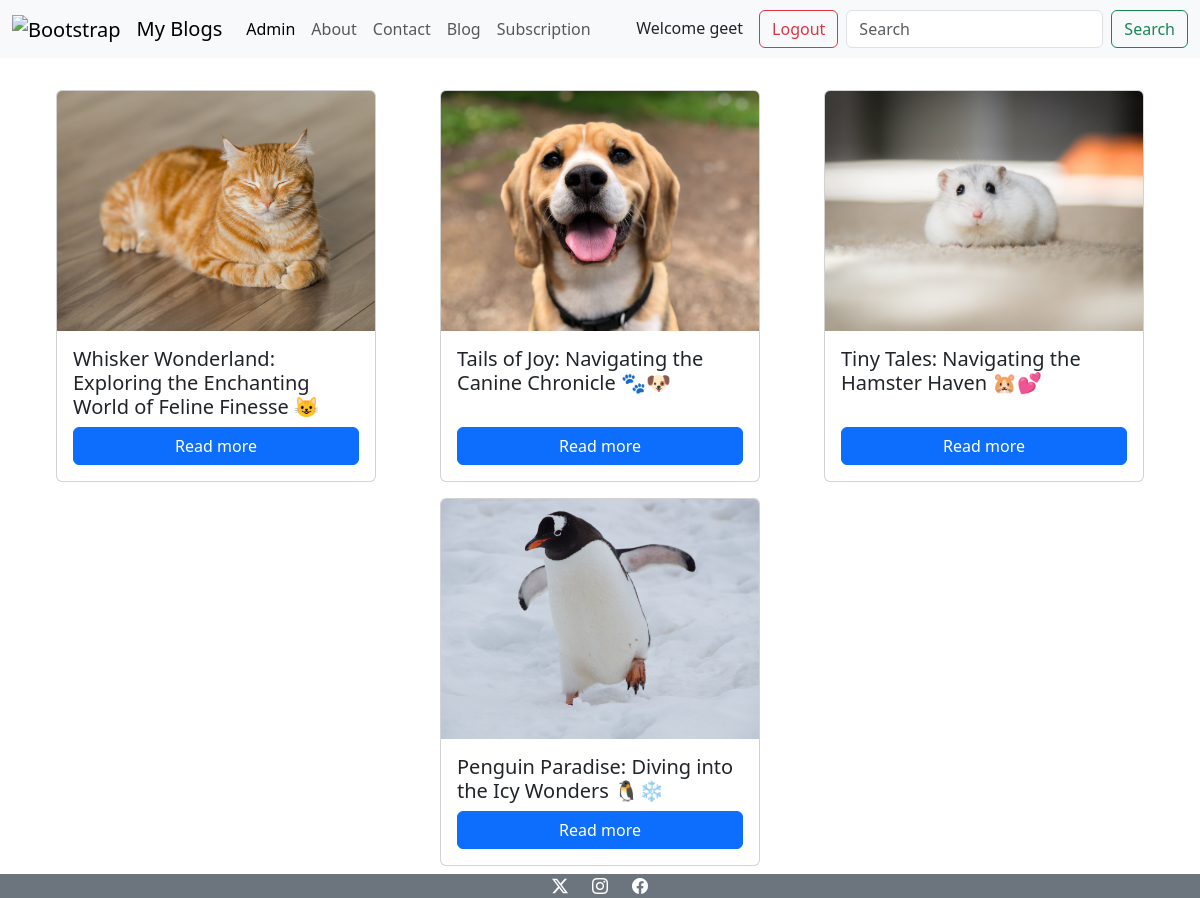
Screenshot of /allblogs (signed in) with the database file from the repository.
### my_blogs/models.py (models this page shows, shortened)
class Blog_Post(models.Model):
    blog_name =models.CharField(max_length=100)
    cover_img=models.ImageField(upload_to='images/')
    blog_description=RichTextField()

### my_blogs/views.py (the view)
# urls.py: path("allblogs", views.allBlogs, name='my_blogs'),
@login_required(login_url="loginusr")
def allBlogs(request):
    y = Blog_Post.objects.all()
    return render(request, 'my_blogs/allblogs.html', {"y" : y} )

### templates/my_blogs/allBlogs.html (shortened to what this page needs)
<!DOCTYPE html>
<html lang="en">
	<head>
	</head>
	<body>
		<header>{% include "./navbar.html" %}</header>
		<main>
			{% if y %}
			<div class="d-flex flex-wrap justify-content-evenly mt-4 mb-4">
				{% for y in y %}
				<div class="card m-2" style="width: 20rem">
					<div class="embed-responsive embed-responsive-16by9">
						<img
							src="{{ y.cover_img.url }}"
							class="card-img-top embed-responsive-item"
							alt="..." />
					</div>
					<div class="card-body d-flex flex-column">
						<h5 class="card-title">{{ y.blog_name }}</h5>
						<a
							href="{% url 'blogDetails' y.id  %}"
							class="btn btn-primary mt-auto">
							Read more
						</a>
					</div>
				</div>
				{% endfor %}
			</div>
			{% endif %}
		</main>
		<footer class="fixed-bottom">{% include "./footer.html" %}</footer>
	</body>
</html>

### templates/my_blogs/navbar.html (shortened to what this page needs)
<!DOCTYPE html>
<html lang="en">
	<head>
		<link
			href="https://cdn.jsdelivr.net/npm/bootstrap@5.3.2/dist/css/bootstrap.min.css"
			rel="stylesheet"
 />
	</head>
	<body>
		<header>
			<nav class="navbar navbar-expand-lg bg-body-tertiary navbar">
				<div class="container-fluid">
					<a class="navbar-brand" href="/">
						<img
							src="https://cdn-icons-png.flaticon.com/128/763/763789.png"
							alt="Bootstrap"
							width="30"
							height="24" />
					</a>
					<a class="navbar-brand" href="/">My Blogs</a>
					<div class="collapse navbar-collapse" id="navbarSupportedContent">
						<ul class="navbar-nav me-auto mb-2 mb-lg-0">
							<li class="nav-item">
								<a
									class="nav-link active"
									aria-current="page"
									href="/admin"
									target="_blank"
									>Admin</a
								>
							</li>
							<li class="nav-item">
								<a class="nav-link" href="/about">About</a>
							</li>
							<li class="nav-item">
								<a class="nav-link" href="/contact">Contact</a>
							</li>
							<li class="nav-item">
								<a class="nav-link" href="/allblogs">Blog</a>
							</li>
							<li class="nav-item">
								<a class="nav-link" href="/subscription">Subscription</a>
							</li>
						</ul>
						{% if user.is_authenticated %}
							<h6 class="text-dark px-2 mb-0">Welcome {{ user.username }}</h6>
							<a class="btn btn-outline-danger mx-2" href="{% url "logoutusr" %}">Logout</a>
						{% endif %}
						<form class="d-flex" role="search">
							<input
								class="form-control me-2"
								type="search"
								placeholder="Search"
								aria-label="Search" />
							<button class="btn btn-outline-success" type="submit">
								Search
							</button>
						</form>
					</div>
				</div>
			</nav>
		</header>
	</body>
</html>

### templates/my_blogs/footer.html (shortened to what this page needs)
<!DOCTYPE html>
<html lang="en">
	<head>
		<link
			href="https://cdn.jsdelivr.net/npm/bootstrap@5.3.2/dist/css/bootstrap.min.css"
			rel="stylesheet"
 />
		<link
			rel="stylesheet"
			href="https://cdn.jsdelivr.net/npm/bootstrap-icons@1.11.3/font/bootstrap-icons.min.css" />
	</head>
	<body>
		<div
			class="w-100 bg-secondary d-flex justify-content-center gap-4">
			<a href="https://www.twitter.com" target="_blank">
				<i class="bi bi-twitter-x icon-w"></i>
			</a>
			<a href="https://www.instagram.com" target="_blank">
				<i class="bi bi-instagram icon-w"></i>
			</a>
			<a href="https://www.facebook.com" target="_blank">
				<i class="bi bi-facebook icon-w"></i>
			</a>
		</div>
	</body>
</html>

### templates/my_blogs/allBlogs.html (style rules this page uses)
.card-img-top { width: 100%; height: 30vh; object-fit: cover; }

### templates/my_blogs/footer.html (style rules this page uses)
.icon-w { color: white; }

### rows the page displays
Blog_Post: cover_img (picture), blog_name "Whisker Wonderland: Exploring the Enchanting World of Feline Finesse 😺"
Blog_Post: cover_img (picture), blog_name "Tails of Joy: Navigating the Canine Chronicle 🐾🐶"
Blog_Post: cover_img (picture), blog_name "Tiny Tales: Navigating the Hamster Haven 🐹💕"
Blog_Post: cover_img (picture), blog_name "Penguin Paradise: Diving into the Icy Wonders 🐧❄️"

### other values shown
{{ user.username }} "geet"
